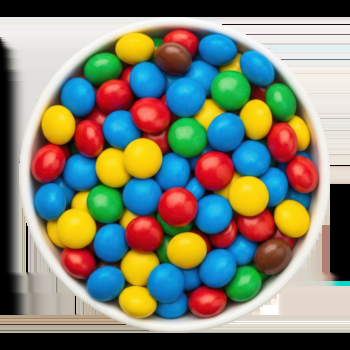
#> input picture images/bowl-full-of-colorful-chocolate-candy-png.png, 350 x 350 px, given in place of the camera
$ python mainOpticalFlow.py
#> lines starting #> are read from the running program, lines starting #| are printed output that depends on the picture; after the words box and inside, x2 and y2 are one past the last pixel; in counts of white or black regions, pixels touching at a corner belong together
### src/detection/hsv_detector.py
import cv2
import numpy as np

def detect_hsv_object(frame, color_range, min_area=800):
    """
    Detect object using HSV color thresholding
    Returns bounding box (x, y, width, height) or None
    """
    hsv = cv2.cvtColor(frame, cv2.COLOR_BGR2HSV)

    # Handle colors with two HSV ranges (e.g., red)
    if isinstance(color_range["lower"][0], list):
        mask = np.zeros(hsv.shape[:2], dtype=np.uint8)
        for low, high in zip(color_range["lower"], color_range["upper"]):
            mask |= cv2.inRange(hsv, np.array(low), np.array(high))
    else:
        mask = cv2.inRange(
            hsv,
            np.array(color_range["lower"]),
            np.array(color_range["upper"])
        )

    # Morphological cleanup
    kernel = np.ones((5, 5), np.uint8)
    mask = cv2.morphologyEx(mask, cv2.MORPH_OPEN, kernel) # Remove small noise
    # mask = cv2.morphologyEx(mask, cv2.MORPH_DILATE, kernel)
    mask = cv2.morphologyEx(mask, cv2.MORPH_CLOSE, kernel) # Fill gaps inside object

    contours, _ = cv2.findContours(
        mask, cv2.RETR_EXTERNAL, cv2.CHAIN_APPROX_SIMPLE
    )

    if not contours:
        return None

    largest = max(contours, key=cv2.contourArea)
    if cv2.contourArea(largest) < min_area: # min_area removes false positives
        return None

    return cv2.boundingRect(largest)

### src/tracking/camshift_tracker.py
import cv2
import numpy as np

class CamShiftTracker:
    def __init__(self):
        self.track_window = None
        self.roi_hist = None
        self.term_crit = (
            cv2.TERM_CRITERIA_EPS | cv2.TERM_CRITERIA_COUNT,
            10,
            1
        )

    def initialize(self, frame, bbox):
        x, y, w, h = bbox
        self.track_window = (x, y, w, h)

        hsv = cv2.cvtColor(frame, cv2.COLOR_BGR2HSV)
        roi = hsv[y:y+h, x:x+w]

        mask = cv2.inRange(
            roi,
            np.array((94, 80, 2)),
            np.array((126, 255, 255))
        )

        self.roi_hist = cv2.calcHist(
            [roi], [0], mask, [180], [0, 180]
        )

        cv2.normalize(
            self.roi_hist, self.roi_hist, 0, 255, cv2.NORM_MINMAX
        )

    # [35 lines left out: function track, not called in this run]

### src/tracking/optical_flow_tracker.py
import cv2
import numpy as np

class OpticalFlowTracker:
    def __init__(self):
        self.prev_gray = None
        self.points = None

        self.lk_params = dict(
            winSize=(15, 15),
            maxLevel=2,
            criteria=(
                cv2.TERM_CRITERIA_EPS | cv2.TERM_CRITERIA_COUNT,
                10,
                0.03
            )
        )

    def initialize(self, frame, bbox):
        x, y, w, h = bbox
        gray = cv2.cvtColor(frame, cv2.COLOR_BGR2GRAY)

        mask = np.zeros_like(gray)
        mask[y:y+h, x:x+w] = 255

        self.points = cv2.goodFeaturesToTrack(
            gray,
            mask=mask,
            maxCorners=100,
            qualityLevel=0.3,
            minDistance=7,
            blockSize=7
        )

        self.prev_gray = gray

    # [26 lines left out: function track, not called in this run]


### src/utils/video_io.py
import cv2

def open_video(source):
    """
    source: int (webcam) or str (video path)
    """
    cap = cv2.VideoCapture(source)
    if not cap.isOpened():
        raise IOError("Cannot open video source")
    return cap

### src/mainOpticalFlow.py
import cv2
from utils.video_io import open_video
from utils.visualization import draw_bbox
from detection.hsv_detector import detect_hsv_object
from detection.color_ranges import COLOR_RANGES
from tracking.camshift_tracker import CamShiftTracker
from tracking.optical_flow_tracker import OpticalFlowTracker
from tracking.fusion import fuse_bbox

def main():
    cap = open_video(0)

    camshift_tracker = CamShiftTracker()
    flow_tracker = OpticalFlowTracker()
    initialized = False

    while True:
        ret, frame = cap.read()
#> frame is the input picture: shape (350, 350, 3); mean B, G, R 112.3, 128.9, 127.2
        if not ret:
            break

        if not initialized:
            print("1")
            for _, color_range in COLOR_RANGES.items():
                bbox = detect_hsv_object(frame, color_range)

                if bbox:
                    print("22")
                    camshift_tracker.initialize(frame, bbox)
                    flow_tracker.initialize(frame, bbox)
                    initialized = True
#> this loop made 3 passes
#> pass 1, in initialize, `mask = cv2.inRange( roi, np.array((94, 80, 2)), np.array((126, 255, 25..`:
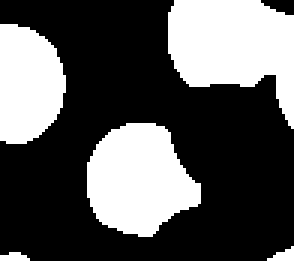
#> mask: shape (87, 98) (shown 3 times larger); 34.7% white; 5 white regions, box (x1, y1, x2, y2) and area: (56, 0, 98, 43) 1163, (29, 41, 67, 79) 1036, (0, 8, 22, 48) 714, (89, 82, 98, 87) 26, (0, 84, 10, 87) 23
#> pass 1, in initialize, `gray = cv2.cvtColor(frame, cv2.COLOR_BGR2GRAY)`:
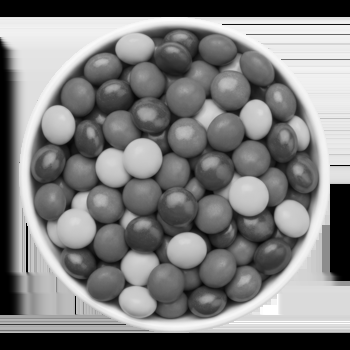
#> gray: shape (350, 350); min 0, max 255, mean 126.5
        else:
            print("333")
            cam_bbox = camshift_tracker.track(frame)
            flow_pts = flow_tracker.track(frame)

            if cam_bbox is None:
                print("4444")
                initialized = False # Re-detect
                continue

            print("55555")
            fused_bbox = fuse_bbox(cam_bbox, flow_pts)
            draw_bbox(frame, fused_bbox, (0, 255, 0))

        cv2.imshow("OpticalFlow Tracking", frame)

        if cv2.waitKey(1) & 0xFF == 27:
#> (key Esc is pressed here)
            break

    cap.release()
    cv2.destroyAllWindows()

if __name__ == "__main__":
    main()
